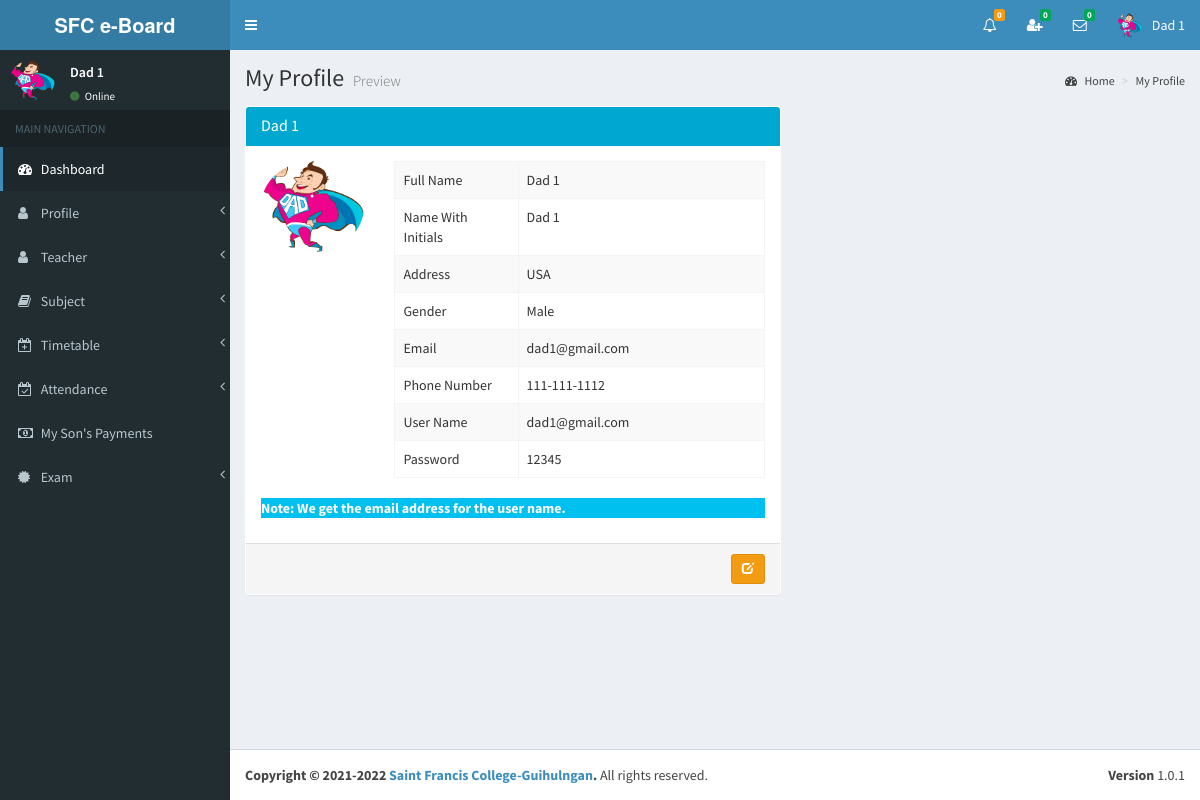
Screenshot of /view/parents_profile.php (signed in) with the database file from the repository.
### tables this page shows
CREATE TABLE `parents` (
  `id` int(11) NOT NULL,
  `index_number` varchar(255) NOT NULL,
  `my_son_index` bigint(11) NOT NULL,
  `first_name` varchar(255) NOT NULL,
  `middle_name` varchar(255) DEFAULT NULL,
  `last_name` varchar(255) NOT NULL,
  `full_name` varchar(255) NOT NULL,
  `i_name` varchar(255) NOT NULL,
  `gender` varchar(255) NOT NULL,
  `address` varchar(255) NOT NULL,
  `phone` varchar(255) NOT NULL,
  `email` varchar(255) NOT NULL,
  `image_name` varchar(255) NOT NULL,
  `b_date` date NOT NULL,
  `reg_date` date NOT NULL,
  `reg_year` year(4) NOT NULL,
  `reg_month` varchar(255) NOT NULL,
  `_status` varchar(255) NOT NULL
);

CREATE TABLE `user` (
  `id` int(11) NOT NULL,
  `email` varchar(255) NOT NULL,
  `password` varchar(255) NOT NULL,
  `type` varchar(255) NOT NULL
);

### view/parents_profile.php (the view, shortened to what this page needs)
<?php include_once('head.php'); ?>
<?php include_once('header_parents.php'); ?>
<?php include_once('sidebar3.php'); ?>
<div class="content-wrapper">
    <section class="content-header">
    	<h1>
        	My Profile
        	<small>Preview</small>
        </h1>
        <ol class="breadcrumb">
        	<li><a href="#"><i class="fa fa-dashboard"></i> Home</a></li>
            <li><a href="#">My Profile</a></li>
    	</ol>
	</section>
<?php
include_once('../controller/config.php');
$index=$_SESSION["index_number"];
$sql="SELECT * FROM parents WHERE index_number='$index'";
$result=mysqli_query($conn,$sql);
$row=mysqli_fetch_assoc($result);
$full_name=$row['full_name'];
$i_name=$row['i_name'];
$gender=$row['gender'];
$address=$row['address'];
$phone=$row['phone'];
$email=$row['email'];
$image=$row['image_name'];
$sql1="SELECT * FROM user WHERE email='$email'";
$result1=mysqli_query($conn,$sql1);
$row1=mysqli_fetch_assoc($result1);
$user_name=$row1['email'];
$password=$row1['password'];
?>
	<section class="content">
    	<div class="row">
        	<div class="col-md-7">
            	<div class="panel">
                	<div class="panel-heading bg-aqua-active">
                    	<h4 class="panel-title" id="hname"><?php echo $i_name; ?></h4>
                    </div>
                    <div class="panel-body">
                    	<div class="row" id="my_profile">
                			<div class="col-md-3">
                				<img id="photo2" alt="User Pic" src="../<?php echo $image; ?>" class="img-circle img-responsive">
                			</div>
                			<div class=" col-md-9">
                  				<table class="table table-bordered table-striped">
                    				<tbody>
                      					<tr>
                        					<td class="col-md-4">Full Name</td>
                        					<td id="full_name"><?php echo $full_name; ?></td>
                      					</tr>
                      					<tr>
                        					<td>Name With Initials</td>
                        					<td id="i_name"><?php echo $i_name; ?> </td>
                      					</tr>
                             			<tr>
                        					<td>Address</td>
                        					<td id="address"><?php echo $address; ?> </td>
                      					</tr>
                        				<tr>
                        					<td>Gender</td>
                        					<td id="gender"><?php echo $gender; ?> </td>
                      					</tr>
                      					<tr>
                        					<td>Email</td>
                        					<td id="email"><?php echo $email; ?> </td>
                      					</tr>
                                        <tr>
                        					<td>Phone Number</td>
                        					<td id="phone"><?php echo $phone; ?> </td>
                      					</tr>
                                        <tr>
                        					<td>User Name</td>
                        					<td id="email"><?php echo $user_name; ?> </td>
                      					</tr>
                                        <tr>
                        					<td>Password</td>
                        					<td id="phone"><?php echo $password; ?> </td>
                      					</tr>
                    				</tbody>
                  				</table>
                  			</div>
                   		</div>
                        <p class="alert-info" id="note1"><strong>Note: We get the email address for the user name.</strong></p>
                     </div>
                     <div class="panel-footer text-right" id="panel_footer" >
                    	<a href="#" onClick="editMyProfile('<?php echo $index; ?>')" type="button" class="btn btn-sm btn-warning" id="btnEdit"><i class="glyphicon glyphicon-edit"></i></a>
                    </div>
            	</div>
        	</div>
		</div>
	</section>
</div>
<?php include_once('footer.php');?>

### view/header_parents.php (shortened to what this page needs)
<body class="hold-transition skin-blue sidebar-mini" >
<div class="wrapper">
  <header class="main-header" >
    <a href="" class="logo">
      <span class="logo-lg"><strong>SFC e-Board </strong></span>
    </a>
    <nav class="navbar navbar-static-top">
		<a href="#" class="sidebar-toggle" data-toggle="offcanvas" role="button">
       	</a>
		<div class="navbar-custom-menu">
			<ul class="nav navbar-nav">
              <li class="dropdown notifications-menu">
                <a href="#" class="dropdown-toggle" data-toggle="dropdown">
                  <i class="fa fa-bell-o"></i>
<?php
include_once('../controller/config.php');
$my_type=$_SESSION["type"];
$my_index=$_SESSION["index_number"];
if($my_type == 'Parents'){
	$sql1="SELECT COUNT(id) FROM notification_history WHERE user_type='Parents' AND index_number='$my_index' AND _isread='0'";
	$result1=mysqli_query($conn,$sql1);
	$row1=mysqli_fetch_assoc($result1);
	$notfi_count=$row1['COUNT(id)'];
?>
                  <span class="label label-warning"><?php echo $notfi_count; ?></span>
                </a>
              </li>
<?php }  ?>
<?php
include_once('../controller/config.php');
$my_index=$_SESSION["index_number"];
$my_type=$_SESSION["type"];
$sql="SELECT count(id)
      FROM my_friends
      WHERE my_index='$my_index' AND _status='Pending' AND _isread='0'";
$result=mysqli_query($conn,$sql);
$row=mysqli_fetch_assoc($result);
$unread_count=$row['count(id)'];
?>
              <li class="dropdown messages-menu"  id="friend_request">
              	<a href="#" class="dropdown-toggle" data-toggle="dropdown" onClick="showFriendRequest('<?php echo $my_index; ?>','<?php echo $my_type; ?>')">
                  <i class="fa fa-user-plus"></i>
                  <span class="label label-success"><?php echo $unread_count; ?></span>
                </a>
              </li>
<?php
include_once('../controller/config.php');
$my_index=$_SESSION["index_number"];
$unread_msg_count=0;
$sql="SELECT * FROM my_friends WHERE my_index='$my_index'";
$result=mysqli_query($conn,$sql);
while($row=mysqli_fetch_assoc($result)){
	$friend_index=$row['friend_index'];
	$sql1="SELECT count(id)
		  FROM online_chat
		  WHERE user_index='$friend_index' AND _isread='0'";
	$result1=mysqli_query($conn,$sql1);
	$row1=mysqli_fetch_assoc($result1);
	$unread_msg_count+=$row1['count(id)'];
}
?>
              <li class="dropdown messages-menu" id="unread_msg">
                <a href="#" class="dropdown-toggle" data-toggle="dropdown" >
                  <i class="fa fa-envelope-o"></i>
                  <span class="label label-success"><?php echo $unread_msg_count; ?></span>
                </a>
<?php
include_once('../controller/config.php');
$index=$_SESSION["index_number"];
$type=$_SESSION["type"];
$time='';
$file_path='';
	$sql="SELECT
           DISTINCT conversation_id,friend_index
           FROM
              my_friends
           WHERE
              	my_index='$index'
           ORDER BY
              conversation_id";
	$result=mysqli_query($conn,$sql);
	while($row=mysqli_fetch_assoc($result)){
		$conversation_id=$row['conversation_id'];
		$friend_index=$row['friend_index'];
		$sql3="SELECT * FROM my_friends WHERE conversation_id='$conversation_id' and friend_index='$friend_index'";
		$result3=mysqli_query($conn,$sql3);
		$row3=mysqli_fetch_assoc($result3);
		$friend_type=$row3['friend_type'];
		if($friend_type == "Admin"){
			$sql1="SELECT * FROM admin WHERE index_number='$friend_index'";
			$result1=mysqli_query($conn,$sql1);
			$row1=mysqli_fetch_assoc($result1);
			$friend_name=$row1['i_name'];
			$friend_image=$row1['image_name'];
		}
		if($friend_type == "Teacher"){
			$sql1="SELECT * FROM teacher WHERE index_number='$friend_index'";
			$result1=mysqli_query($conn,$sql1);
			$row1=mysqli_fetch_assoc($result1);
			$friend_name=$row1['i_name'];
			$friend_image=$row1['image_name'];
		}
		if($friend_type == "Student"){
			$sql1="SELECT * FROM student WHERE index_number='$friend_index'";
			$result1=mysqli_query($conn,$sql1);
			$row1=mysqli_fetch_assoc($result1);
			$friend_name=$row1['i_name'];
			$friend_image=$row1['image_name'];
		}
		$sql2="SELECT * FROM online_chat WHERE conversation_id='$conversation_id' ORDER BY id DESC LIMIT 1";
		$result2=mysqli_query($conn,$sql2);
		while($row2=mysqli_fetch_assoc($result2)){
			$last_msg=$row2['msg'];
			$msg_time=$row2['time'];
			$datetime1 = new DateTime($msg_time);
			$datetime2 = new DateTime();
			$interval = $datetime1->diff($datetime2);
			$year = $interval->format('%y y ');
			$month = $interval->format('%m m ');
			$days = $interval->format('%a d');
			$hours = $interval->format('%h h');
			$minutes = $interval->format('%i mins');
			$seconds = $interval->format('%s sec');
			if($year>0){
				$time=$year;
			}else if($month>0){
				$time=$month;
			}else if($days>0){
				$time=$days;
			}else if($hours>0){
				$time=$hours;
			}else if($minutes>0){
				$time=$minutes;
			}else{
				$time=$seconds;
			}
			if($type=="Admin"){
				$file_path="my_friends.php?do=showChatBox&my_index=$index&conversation_id=$conversation_id&friend_index=$friend_index&my_type=$type";
			}
			if($type=="Teacher"){
				$file_path="my_friends2.php?do=showChatBox&my_index=$index&conversation_id=$conversation_id&friend_index=$friend_index&my_type=$type";
			}
			if($type=="Student"){
				$file_path="my_friends1.php?do=showChatBox&my_index=$index&conversation_id=$conversation_id&friend_index=$friend_index&my_type=$type";
			}
?>
                      <li>
                        <a href="<?php echo $file_path; ?>" onClick="msgRead('<?php echo $index; ?>','<?php echo $conversation_id; ?>','<?php echo $friend_index; ?>','<?php echo $type; ?>')">
                          <div class="pull-left">
                            <img src="../<?php echo $friend_image; ?>" class="img-circle" alt="User Image">
                          </div>
                          <h4>
                            <?php echo $friend_name; ?>
                            <small><i class="fa fa-clock-o"></i> <?php echo $time; ?></small>
                          </h4>
                          <p><?php echo $last_msg; ?></p>
                        </a>
                      </li>
 <?php } } ?>
              </li>
<?php
include_once('../controller/config.php');
if($type=="Parents"){
	$sql="SELECT * FROM parents WHERE index_number='$index'";
	$result=mysqli_query($conn,$sql);
	$row=mysqli_fetch_assoc($result);
}
?>
            	<li class="dropdown user user-menu">
                    <a href="#" class="dropdown-toggle" data-toggle="dropdown">
                      <img src="../<?php echo $row['image_name']; ?>" class="user-image" alt="User Image">
                      <span class="hidden-xs"><?php echo $row['i_name']; ?></span>
                    </a>
              </li>
            </ul>
        </div>
	</nav>
  </header>

### view/sidebar3.php (shortened to what this page needs)
  <aside class="main-sidebar">
    <section class="sidebar">
<?php
include_once('../controller/config.php');
$index=$_SESSION["index_number"];
$sql="SELECT * FROM parents WHERE index_number='$index'";
$result=mysqli_query($conn,$sql);
$row=mysqli_fetch_assoc($result);
$name=$row['i_name'];
$image=$row['image_name'];
?>
      <div class="user-panel">
      	<div class="pull-left image">
        	<img src="../<?php echo $image; ?>" class="img-circle" alt="User Image">
        </div>
        <div class="pull-left info">
        	<p><?php echo $name; ?></p>
            <a href="#"><i class="fa fa-circle text-success"></i> Online</a>
        </div>
      </div>
      <ul class="sidebar-menu">
        <li class="header">MAIN NAVIGATION</li>
        <li class="active treeview">
          <a href="dashboard3.php">
            <i class="fa fa-dashboard"></i> <span>Dashboard</span>
          </a>
        </li>
        <li class="treeview">
          <a href="#">
            <i class="fa fa-user"></i>
            <span>Profile</span>
            <span class="pull-right-container">
              <i class="fa fa-angle-left pull-right"></i>
            </span>
          </a>
        </li>
        <li class="treeview">
          <a href="#">
            <i class="fa fa-user"></i>
            <span>Teacher</span>
            <span class="pull-right-container">
              <i class="fa fa-angle-left pull-right"></i>
            </span>
          </a>
        </li>
        <li class="treeview">
          <a href="#">
            <i class="fa fa-book"></i>
            <span>Subject</span>
            <span class="pull-right-container">
              <i class="fa fa-angle-left pull-right"></i>
            </span>
          </a>
        </li>
         <li class="treeview">
          <a href="#">
            <i class="fa fa-calendar-plus-o"></i>
            <span>Timetable</span>
            <span class="pull-right-container">
              <i class="fa fa-angle-left pull-right"></i>
            </span>
          </a>
        </li>
         <li class="treeview">
          <a href="#">
            <i class="fa fa-calendar-check-o"></i>
            <span>Attendance</span>
            <span class="pull-right-container">
              <i class="fa fa-angle-left pull-right"></i>
            </span>
          </a>
        </li>
         <li>
          <a href="my_sons_payments.php">
            <i class="fa fa-money"></i> <span>My Son's Payments</span>
          </a>
        </li>
        <li class="treeview">
          <a href="#">
            <i class="fa fa-certificate"></i>
            <span>Exam</span>
            <span class="pull-right-container">
              <i class="fa fa-angle-left pull-right"></i>
            </span>
          </a>
        </li>
      </ul>
    </section>
  </aside>

### rows the page displays
parents: image_name (picture), i_name "Dad 1", full_name "Dad 1", address "USA", gender "Male", email "dad1@gmail.com", phone "111-111-1112"
user: email "dad1@gmail.com", password "12345"

### other values shown
$notfi_count "0"
$unread_count "0"
$unread_msg_count "0"
